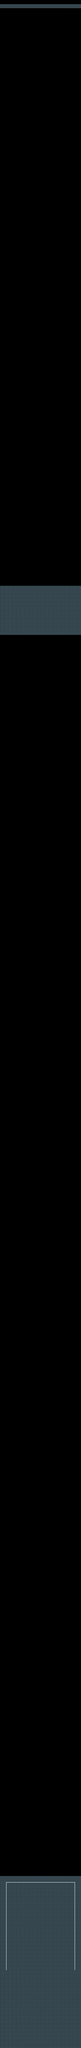

A 2D game scene composited from a Tiled map and its tileset images. What follows is a short description and the map's XML, with each tile layer's data collapsed to a summary:
An orthogonal 20x500 tile map with 32x32 px tiles, 3 tile layers (Tilelaag 1, collision, shadow), 1 hidden layer not drawn and 31 objects.

<map version="1.0" orientation="orthogonal" renderorder="right-down" width="20" height="500" tilewidth="32" tileheight="32" nextobjectid="296">
 <tileset firstgid="1" name="hangar_tiles" tilewidth="32" tileheight="32">
  <image source="../assets/tiles/hangar_tiles.png" width="255" height="255" />
  <tile id="21">
   <properties>
    <property name="scroll" value="50" />
    <property name="type" value="rtank" />
   </properties>
  </tile>
 </tileset>
 <layer name="Tilelaag 1" width="20" height="500">
  <data>[10000 cells, 0 non-empty, 0 distinct tile ids]</data>
 </layer>
 <layer name="collision" width="20" height="500">
  <data>[10000 cells, 20 non-empty, 1 distinct tile ids]</data>
 </layer>
 <layer name="shadow" width="20" height="500">
  <data>[10000 cells, 1080 non-empty, 6 distinct tile ids]</data>
 </layer>
 <layer name="endlevel" width="20" height="500" visible="0">
  <data>[10000 cells, 0 non-empty, 0 distinct tile ids]</data>
 </layer>
 <objectgroup name="enemies" visible="0">
  <properties>
   <property name="scroll" value="-400" />
   <property name="type" value="rtank" />
  </properties>
  <object id="2" gid="7" x="300" y="14380">
   <properties>
    <property name="scroll" value="200" />
    <property name="tick" value="0" />
    <property name="type" value="asteroid" />
   </properties>
  </object>
  <object id="3" gid="7" x="481" y="14372">
   <properties>
    <property name="scroll" value="200" />
    <property name="tick" value="0" />
    <property name="type" value="asteroid" />
   </properties>
  </object>
  <object id="5" gid="7" x="554" y="14308">
   <properties>
    <property name="scroll" value="200" />
    <property name="tick" value="0" />
    <property name="type" value="asteroid" />
   </properties>
  </object>
  <object id="14" gid="7" x="273" y="14243">
   <properties>
    <property name="scroll" value="200" />
    <property name="tick" value="0" />
    <property name="type" value="asteroid" />
   </properties>
  </object>
  <object id="22" gid="7" x="145" y="14055">
   <properties>
    <property name="scroll" value="200" />
    <property name="tick" value="0" />
    <property name="type" value="asteroid" />
   </properties>
  </object>
  <object id="26" gid="7" x="280" y="14121">
   <properties>
    <property name="scroll" value="200" />
    <property name="tick" value="0" />
    <property name="type" value="asteroid" />
   </properties>
  </object>
  <object id="64" gid="7" x="602" y="13783">
   <properties>
    <property name="scroll" value="200" />
    <property name="tick" value="0" />
    <property name="type" value="asteroid" />
   </properties>
  </object>
  <object id="66" gid="7" x="376" y="13794">
   <properties>
    <property name="scroll" value="200" />
    <property name="tick" value="0" />
    <property name="type" value="asteroid" />
   </properties>
  </object>
  <object id="77" gid="7" x="235" y="13503">
   <properties>
    <property name="scroll" value="200" />
    <property name="tick" value="0" />
    <property name="type" value="asteroid" />
   </properties>
  </object>
  <object id="80" gid="7" x="549" y="13726">
   <properties>
    <property name="scroll" value="200" />
    <property name="tick" value="0" />
    <property name="type" value="asteroid" />
   </properties>
  </object>
  <object id="82" gid="7" x="277" y="13617">
   <properties>
    <property name="scroll" value="200" />
    <property name="tick" value="0" />
    <property name="type" value="asteroid" />
   </properties>
  </object>
  <object id="91" gid="7" x="-2" y="13587">
   <properties>
    <property name="scroll" value="200" />
    <property name="tick" value="0" />
    <property name="type" value="asteroid" />
   </properties>
  </object>
  <object id="131" gid="22" x="65.3333" y="12246.3" width="32" height="32">
   <properties>
    <property name="ascroll" value="10" />
    <property name="scroll" value="100" />
    <property name="tick" value="0" />
    <property name="type" value="rtank" />
   </properties>
  </object>
  <object id="138" gid="22" x="481" y="12243.7" width="32" height="32">
   <properties>
    <property name="ascroll" value="10" />
    <property name="scroll" value="100" />
    <property name="tick" value="0" />
    <property name="type" value="rtank" />
   </properties>
  </object>
  <object id="282" gid="7" x="280" y="12718">
   <properties>
    <property name="scroll" value="-200" />
    <property name="tick" value="0" />
    <property name="type" value="boss" />
   </properties>
  </object>
  <object id="283" gid="1" x="268" y="9952" width="32" height="32">
   <properties>
    <property name="type" value="sides" />
   </properties>
  </object>
  <object id="284" gid="1" x="260" y="11150" width="32" height="32">
   <properties>
    <property name="type" value="wreck" />
   </properties>
  </object>
  <object id="285" gid="1" x="344" y="8202" width="32" height="32">
   <properties>
    <property name="type" value="topleft" />
   </properties>
  </object>
  <object id="286" gid="1" x="400" y="6764" width="32" height="32">
   <properties>
    <property name="type" value="sides" />
   </properties>
  </object>
 </objectgroup>
 <objectgroup name="pickups" visible="0">
  <object id="277" gid="1" x="279.5" y="13416.5" width="32" height="32">
   <properties>
    <property name="type" value="circle" />
   </properties>
  </object>
  <object id="278" gid="1" x="278.5" y="14519.5" width="32" height="32">
   <properties>
    <property name="type" value="random_fwd" />
   </properties>
  </object>
  <object id="279" gid="1" x="322" y="9262" width="32" height="32">
   <properties>
    <property name="type" value="random_fwd" />
   </properties>
  </object>
  <object id="280" gid="1" x="262" y="11584" width="32" height="32">
   <properties>
    <property name="type" value="topright" />
   </properties>
  </object>
  <object id="287" gid="1" x="332" y="4716" width="32" height="32">
   <properties>
    <property name="type" value="random_fwd" />
   </properties>
  </object>
  <object id="288" gid="1" x="184" y="7484" width="32" height="32">
   <properties>
    <property name="type" value="circle" />
   </properties>
  </object>
  <object id="289" gid="1" x="1.6685" y="10184.3" width="32" height="32" rotation="107.487">
   <properties>
    <property name="type" value="topleft" />
   </properties>
  </object>
  <object id="290" gid="1" x="23.5547" y="8344.13" width="32" height="32" rotation="59.5685">
   <properties>
    <property name="type" value="sides" />
   </properties>
  </object>
  <object id="291" gid="1" x="87.0303" y="12481" width="32" height="32" rotation="107.487">
   <properties>
    <property name="type" value="topleft" />
   </properties>
  </object>
  <object id="292" gid="1" x="90.0606" y="13790.1" width="32" height="32" rotation="107.487">
   <properties>
    <property name="type" value="topleft" />
   </properties>
  </object>
  <object id="294" gid="1" x="141.576" y="5947.64" width="32" height="32" rotation="107.487">
   <properties>
    <property name="type" value="topleft" />
   </properties>
  </object>
  <object id="295" gid="1" x="356.727" y="5135.52" width="32" height="32" rotation="107.487">
   <properties>
    <property name="type" value="topleft" />
   </properties>
  </object>
 </objectgroup>
</map>
